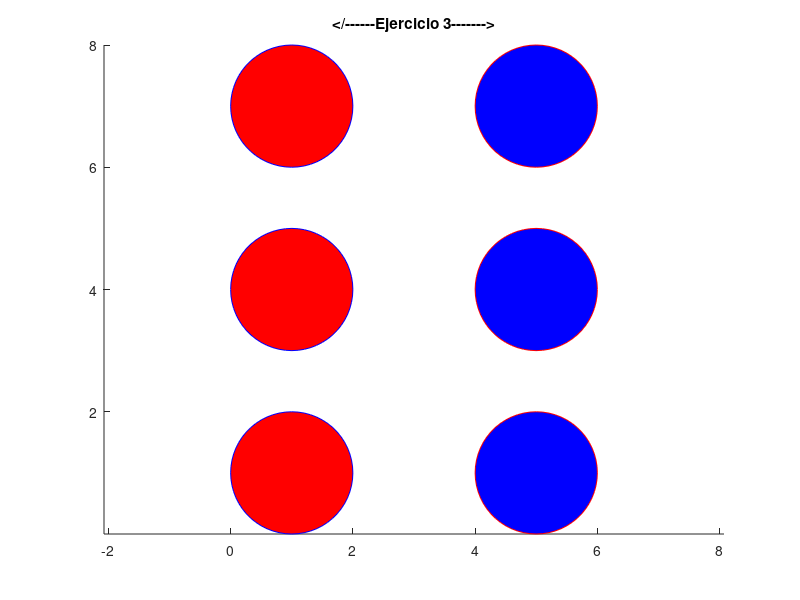

Here is the MATLAB script that generated this plot:
% Tarea 1 - Ejercicio 3
% Abraham Cepeda Oseguera
% A00827666
clear, close all;
for i = 0:3:6
    rectangle('Position', [0 i 2 2], 'Curvature', [1, 1], 'FaceColor', 'r', 'EdgeColor', [0 0 1]);
    rectangle('Position', [4 i 2 2], 'Curvature', [1, 1], 'FaceColor', 'b', 'EdgeColor', [1 0 0]);
    axis equal
    hold on
end
title('</------Ejercicio 3------->')
